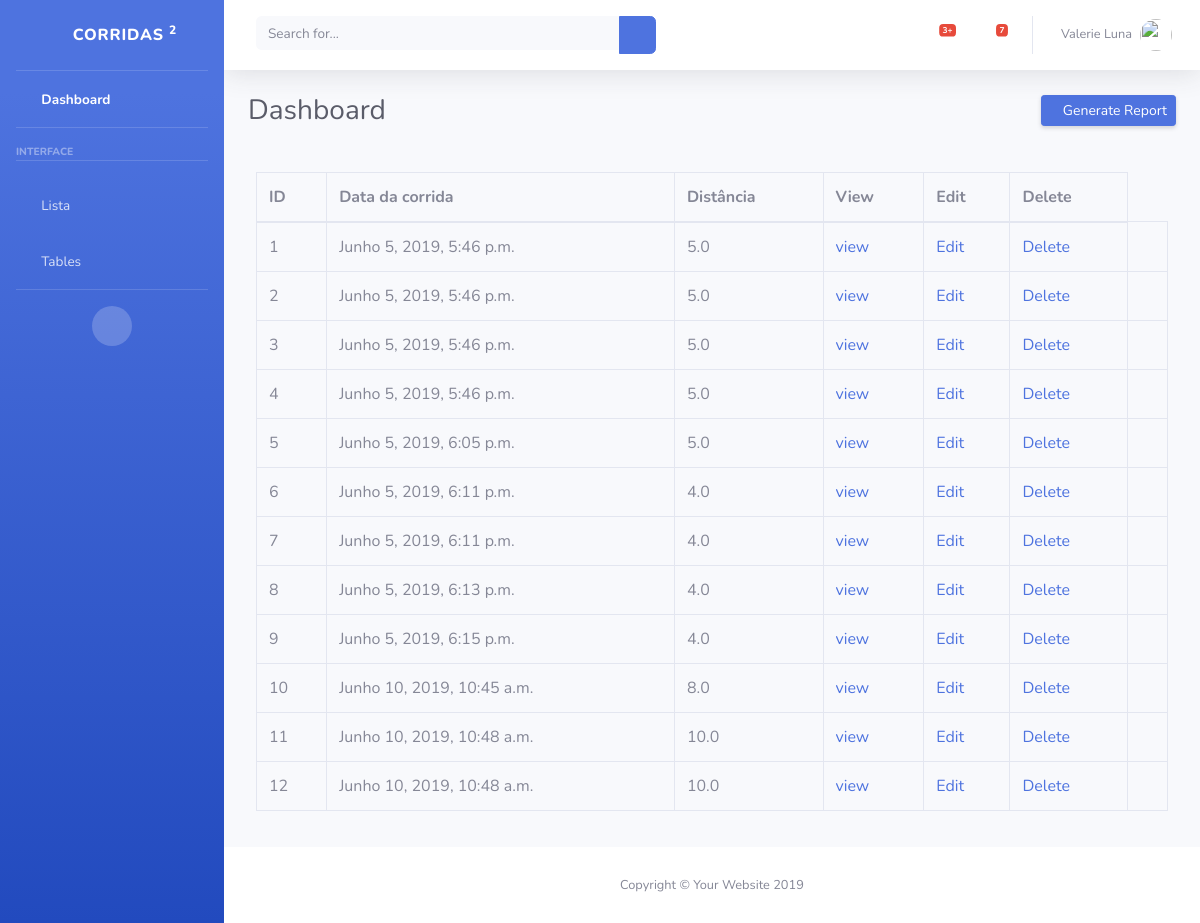
Before: /run/runs with the older database file.
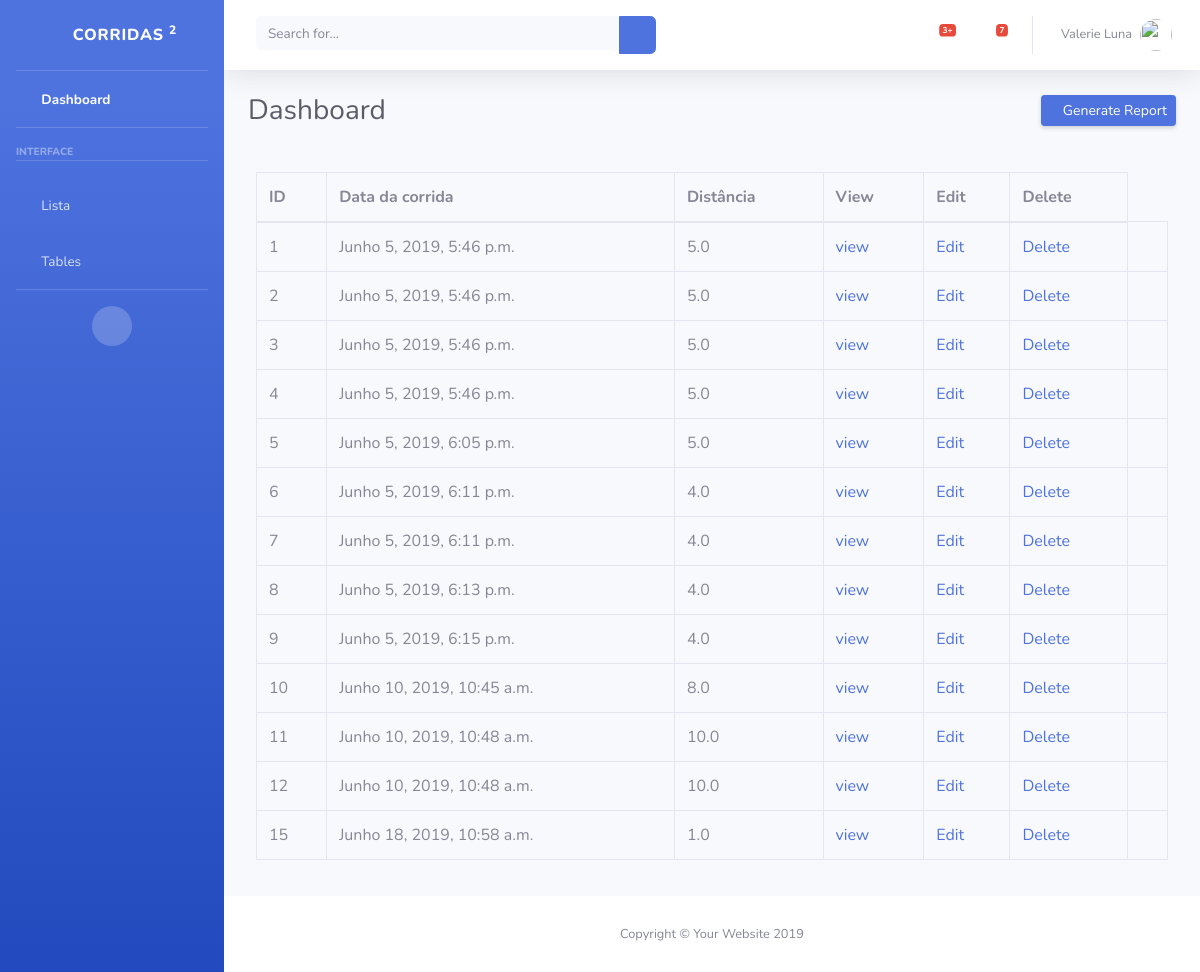
After: the same page with the newer database file.
### core/models.py (models this page shows)
class Run(models.Model):
    id_run = models.AutoField(primary_key=True)
    run_date = models.DateTimeField(default=timezone.now)
    created_date = models.DateTimeField( default=timezone.now)
    total_time = models.CharField(max_length=200)
    distance = models.FloatField()

### core/views.py (the view)
# urls.py: path('runs', views.RunList.as_view(), name='run_list'),
class RunList(ListView):
    model = Run

### core/templates/core/run_list.html
{% extends 'base.html' %}
{% block content %}
<div class="card-body">
    <div class="table-responsive">
        <table class="table table-bordered" id="dataTable" width="100%" cellspacing="0">
            <thead>
                <tr>
                    <th>ID</th>
                    <th>Data da corrida</th>
                    <th>Distância</th>
                    <th>View</th>
                    <th>Edit</th>
                    <th>Delete</th>
                </tr>
            </thead>
            <tbody>
                {% for r in object_list %}
                <tr>
                    <td>{{ r.id_run }}</td>
                    <td>{{ r.run_date }}</td>
                    <td>{{ r.distance }}</td>
                    <td><a href="{% url 'run_view' r.id_run %}">view</a></td>
                    <td><a href="{% url 'run_edit' r.id_run %}">Edit</a></td>
                    <td><a href="{% url 'run_delete' r.id_run %}">Delete</a></td>
                    <td>
                    </td>
                </tr>
                {% endfor %}
            </tbody>
        </table>
    </div>
</div>
{% endblock %}

Changed rows visible on the page:
added Run: id_run "15", run_date "Junho 18, 2019, 10:58 a.m.", distance "1.0"
